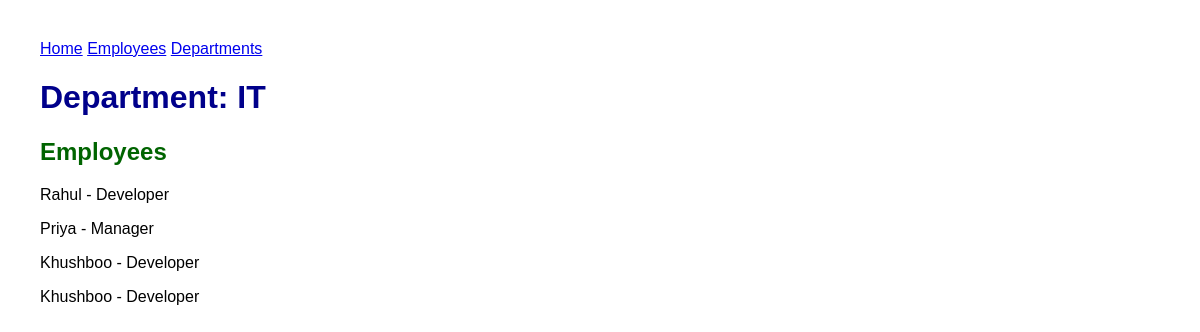
Before: /departments/1/ with the older database file.
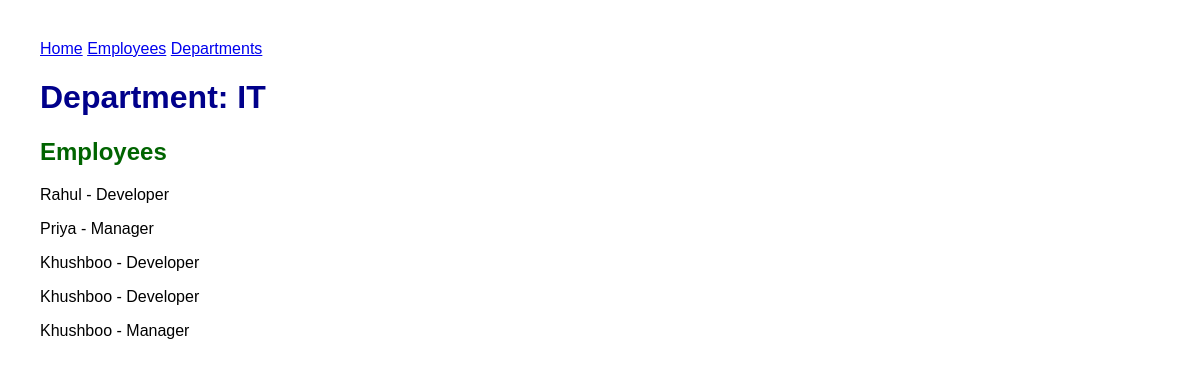
After: the same page with the newer database file.
### employees/models.py (models this page shows, shortened)
class Employee(models.Model):
    name = models.CharField(max_length=100)
    age = models.IntegerField()
    designation = models.CharField(max_length=100)
    profile_image = models.ImageField(
        upload_to="profile_images/",
        null=True,
        blank=True
    )
    department = models.ForeignKey(
        Department,
        on_delete=models.CASCADE,
        related_name="employees",
        null=True
    )
    projects = models.ManyToManyField(
        Project,
        related_name="employees"
    )

### employees/views.py (the view)
# urls.py: path("departments/<int:pk>/", views.DepartmentDetailView.as_view(), name="department_detail"),
class DepartmentDetailView(DetailView):
    model = Department
    template_name = "employees/department_detail.html"
    context_object_name = "department"

### employees/templates/employees/department_detail.html (shortened to what this page needs)
{% extends "employees/base.html" %}
{% block content %}
    <h1>Department: {{ department.name }}</h1>
    <h2>Employees</h2>
    {% for employee in department.employees.all %}
        <p>
            {{ employee.name }} - {{ employee.designation }}
        </p>
    {% empty %}
        <p>No employees found in this department.</p>
    {% endfor %}
{% endblock %}

Changed rows visible on the page:
added Employee: name "Khushboo", designation "Manager"
